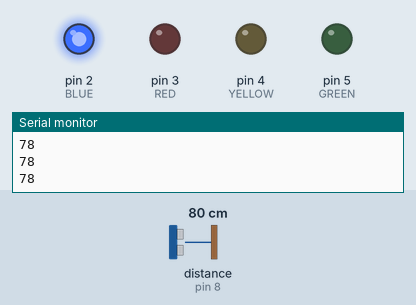
The sketch below on a simulated Arduino Uno, built with avr-gcc and run on an emulated ATmega328P. Shown: output pins drawn as LEDs (lit = HIGH), the last lines printed to the serial monitor. Wiring (inferred from the names in the program): ultrasonic range finder: trigger pin 9; echo pin 8. The test bench sets the inputs (shaded band); at power-on: distance to the obstacle (sensor on pin 8) 80 cm. The echo pulse lasts 58.3 µs per cm; pins used as bus, display or sensor lines are not drawn.

Above: at 1.2 s.
1.3 s: distance to the obstacle (sensor on pin 8) set to 56 cm
2.8 s: distance to the obstacle (sensor on pin 8) set to 46 cm
At 4.0 s:
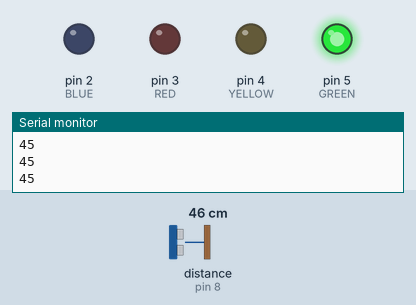
4.3 s: distance to the obstacle (sensor on pin 8) set to 33 cm
5.8 s: distance to the obstacle (sensor on pin 8) set to 28 cm
At 7.0 s:
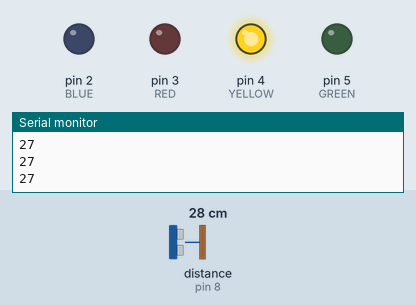
7.3 s: distance to the obstacle (sensor on pin 8) set to 24 cm
8.8 s: distance to the obstacle (sensor on pin 8) set to 20 cm
At 9.3 s:
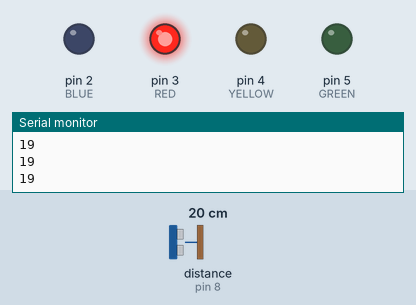
Timing chart, 0 to 11.3 s (numbered marks = the images above; inputs shaded):
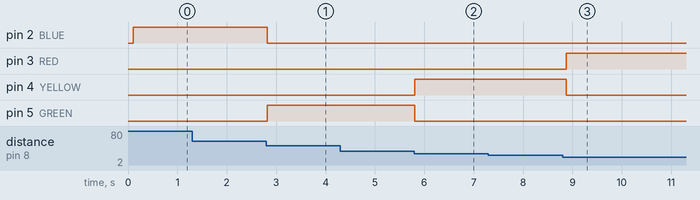

The sketch:

copy_of_ultrasound_detector_newping_example1.ino
```cpp
// Ignore this first bit but don't delete or change it
// this bit is usually hidden inside
// #import <NewPing.h>
// But I can't hide it in TinkerCad.
class NewPing {
  public:
    NewPing(int TRIGGER_PIN, int ECHO_PIN, int MAX_DISTANCE ){
      trigPin=TRIGGER_PIN;
      echoPin=ECHO_PIN;
      maxDistance=MAX_DISTANCE;

      pinMode(trigPin,OUTPUT);
      pinMode(echoPin,INPUT);
    }

    int ping_cm(){
      // Clears the trigPin
      digitalWrite(trigPin, LOW);
      delayMicroseconds(2);
      // Sets the trigPin on HIGH state for 10 micro seconds
      digitalWrite(trigPin, HIGH);
      delayMicroseconds(10);
      digitalWrite(trigPin, LOW);
      // Reads the echoPin, returns the sound wave travel time in microsecond
      long duration = pulseIn(echoPin, HIGH);
      // Calculating the distance
      int distance =  duration*0.034/2;
      // Checks out of range
      if (distance>maxDistance){
        distance=0;
      }
      return(distance);
    }

  private:
    int trigPin;
    int echoPin;
    int maxDistance;
};
// this is the bit you can modify


#define TRIGGER_PIN  9  // Arduino pin tied to trigger pin on the ultrasonic sensor.
#define ECHO_PIN     8  // Arduino pin tied to echo pin on the ultrasonic sensor.
#define MAX_DISTANCE 100 // Maximum distance we want to ping for (in centimeters). Maximum sensor distance is rated at 400-500cm.
#define GREEN 5
#define YELLOW 4
#define RED 3
#define BLUE 2

NewPing sonar(TRIGGER_PIN, ECHO_PIN, MAX_DISTANCE); // NewPing setup of pins and maximum distance.
int cm;
void setup() {
  Serial.begin(115200); // Open serial monitor at 115200 baud to see ping results.
  pinMode(GREEN, OUTPUT);
  pinMode(BLUE, OUTPUT);
  pinMode(YELLOW, OUTPUT);
  pinMode(RED, OUTPUT);
}

void loop() {
  delay(50);                     // Wait 50ms between pings (about 20 pings/sec). 29ms should be the shortest delay between pings.
  delay(50);
  cm = sonar.ping_cm();
  Serial.println(cm);
if(cm > 49){
    digitalWrite(RED,LOW);
    digitalWrite(YELLOW,LOW);
    digitalWrite(GREEN,LOW);
    digitalWrite(BLUE,HIGH);
  }else if(cm > 30){
    digitalWrite(RED,LOW);
    digitalWrite(YELLOW,LOW);
    digitalWrite(GREEN,HIGH);
    digitalWrite(BLUE,LOW);
  }else if(cm > 20){
    digitalWrite(RED,LOW);
    digitalWrite(YELLOW,HIGH);
    digitalWrite(GREEN,LOW);
    digitalWrite(BLUE,LOW);
  }else if(cm != 0 && cm > 0){
    digitalWrite(RED,HIGH);
    digitalWrite(YELLOW,LOW);
    digitalWrite(GREEN,LOW);
    digitalWrite(BLUE,LOW);
  }else{
  	digitalWrite(RED,LOW);
  	digitalWrite(YELLOW,LOW);
  	digitalWrite(BLUE,LOW);
  	digitalWrite(GREEN,LOW);
  }
}
```

Measured:
- the behaviour switches between 51 and 50 cm on distance to the obstacle (sensor on pin 8) (found by bisection; images 0 and 1)
- the behaviour switches between 32 and 31 cm on distance to the obstacle (sensor on pin 8) (found by bisection; images 1 and 2)
- the behaviour switches between 22 and 21 cm on distance to the obstacle (sensor on pin 8) (found by bisection; images 2 and 3)
- after the input at 2.8 s, pin 2 (BLUE): HIGH → LOW at once; pin 5 (GREEN): LOW → HIGH at once
- after the input at 5.8 s, pin 4 (YELLOW): LOW → HIGH at once; pin 5 (GREEN): HIGH → LOW at once
- after the input at 8.8 s, pin 3 (RED): LOW → HIGH after 0.07 s; pin 4 (YELLOW): HIGH → LOW after 0.07 s
